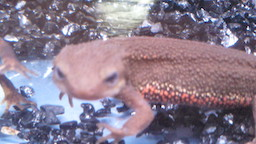
#> input picture assets/imori_1.jpg, 256 x 144 px
$ jupyter execute --allow-errors 'Non-Maximum Suppression.ipynb'   (older library calls are emulated)
#> lines starting #> are read from the running program, lines starting #| are printed output that depends on the picture
[cell 1]
import cv2
import numpy as np
from matplotlib import pyplot as plt

[cell 2]
np.random.seed(0)

[cell 3]
# read image
img = cv2.imread("../assets/imori_1.jpg")
#> img is the input picture: shape (144, 256, 3); mean B, G, R 142.5, 124.8, 139.2
H, W, C = img.shape
#> H = 144; W = 256; C = 3

# Grayscale
#> (the rest of this cell did not finish here and is left out)

[cell 4]
def iou(a, b):
    area_a = (a[2] - a[0]) * (a[3] - a[1])
    area_b = (b[2] - b[0]) * (b[3] - b[1])
    iou_x1 = np.maximum(a[0], b[0])
    iou_y1 = np.maximum(a[1], b[1])
    iou_x2 = np.minimum(a[2], b[2])
    iou_y2 = np.minimum(a[3], b[3])
    iou_w = max(iou_x2 - iou_x1, 0)
    iou_h = max(iou_y2 - iou_y1, 0)
    area_iou = iou_w * iou_h
    iou = area_iou / (area_a + area_b - area_iou)
    return iou

[cell 5]
def hog(gray):
    h, w = gray.shape
    # Magnitude and gradient
    gray = np.pad(gray, (1, 1), 'edge')

    gx = gray[1:h+1, 2:] - gray[1:h+1, :w]
    gy = gray[2:, 1:w+1] - gray[:h, 1:w+1]
    gx[gx == 0] = 0.000001

    mag = np.sqrt(gx ** 2 + gy ** 2)
    gra = np.arctan(gy / gx)
    gra[gra<0] = np.pi / 2 + gra[gra < 0] + np.pi / 2

    # Gradient histogram
    gra_n = np.zeros_like(gra, dtype=np.int)

    d = np.pi / 9
    for i in range(9):
        gra_n[np.where((gra >= d * i) & (gra <= d * (i+1)))] = i

    N = 8
    HH = h // N
    HW = w // N
    Hist = np.zeros((HH, HW, 9), dtype=np.float32)
    for y in range(HH):
        for x in range(HW):
            for j in range(N):
                for i in range(N):
                    Hist[y, x, gra_n[y*4+j, x*4+i]] += mag[y*4+j, x*4+i]

    ## Normalization
    C = 3
    eps = 1
    for y in range(HH):
        for x in range(HW):
            #for i in range(9):
            Hist[y, x] /= np.sqrt(np.sum(Hist[max(y-1,0):min(y+2, HH), max(x-1,0):min(x+2, HW)] ** 2) + eps)

    return Hist

[cell 6]
def resize(img, h, w):
    _h, _w  = img.shape
    ah = 1. * h / _h
    aw = 1. * w / _w
    y = np.arange(h).repeat(w).reshape(w, -1)
    x = np.tile(np.arange(w), (h, 1))
    y = (y / ah)
    x = (x / aw)

    ix = np.floor(x).astype(np.int32)
    iy = np.floor(y).astype(np.int32)
    ix = np.minimum(ix, _w-2)
    iy = np.minimum(iy, _h-2)

    dx = x - ix
    dy = y - iy

    out = (1-dx) * (1-dy) * img[iy, ix] + dx * (1 - dy) * img[iy, ix+1] + (1 - dx) * dy * img[iy+1, ix] + dx * dy * img[iy+1, ix+1]
    out[out>255] = 255

    return out

[cell 7]
class NN:
    def __init__(self, ind=2, w=64, w2=64, outd=1, lr=0.1):
        self.w1 = np.random.normal(0, 1, [ind, w])
        self.b1 = np.random.normal(0, 1, [w])
        self.w2 = np.random.normal(0, 1, [w, w2])
        self.b2 = np.random.normal(0, 1, [w2])
        self.wout = np.random.normal(0, 1, [w2, outd])
        self.bout = np.random.normal(0, 1, [outd])
        self.lr = lr

    def forward(self, x):
        self.z1 = x
        self.z2 = sigmoid(np.dot(self.z1, self.w1) + self.b1)
        self.z3 = sigmoid(np.dot(self.z2, self.w2) + self.b2)
        self.out = sigmoid(np.dot(self.z3, self.wout) + self.bout)
        return self.out

    def train(self, x, t):
        # backpropagation output layer
        #En = t * np.log(self.out) + (1-t) * np.log(1-self.out)
        En = (self.out - t) * self.out * (1 - self.out)
        grad_wout = np.dot(self.z3.T, En)
        grad_bout = np.dot(np.ones([En.shape[0]]), En)
        self.wout -= self.lr * grad_wout
        self.bout -= self.lr * grad_bout

        # backpropagation inter layer
        grad_u2 = np.dot(En, self.wout.T) * self.z3 * (1 - self.z3)
        grad_w2 = np.dot(self.z2.T, grad_u2)
        grad_b2 = np.dot(np.ones([grad_u2.shape[0]]), grad_u2)
        self.w2 -= self.lr * grad_w2
        self.b2 -= self.lr * grad_b2

        grad_u1 = np.dot(grad_u2, self.w2.T) * self.z2 * (1 - self.z2)
        grad_w1 = np.dot(self.z1.T, grad_u1)
        grad_b1 = np.dot(np.ones([grad_u1.shape[0]]), grad_u1)
        self.w1 -= self.lr * grad_w1
        self.b1 -= self.lr * grad_b1

[cell 8]
def sigmoid(x):
    return 1. / (1. + np.exp(-x))

[cell 9]
# crop and create database

Crop_num = 200
L = 60
H_size = 32
F_n = ((H_size // 8) ** 2) * 9

db = np.zeros((Crop_num, F_n+1))

#> (a cell that did not finish here is left out)

[cell 11]
## train neural network
nn = NN(ind=F_n, lr=0.01)
for i in range(10000):
    nn.forward(db[:, :F_n])
    nn.train(db[:, :F_n], db[:, -1][..., None])

[cell 12]
# read detect target image
img2 = cv2.imread("../assets/imori_many.jpg")
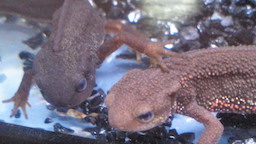
#> input picture assets/imori_many.jpg, 256 x 144 px
#> img2 is the input picture: shape (144, 256, 3); mean B, G, R 128, 112.5, 121.6
H2, W2, C2 = img2.shape
#> H2 = 144; W2 = 256; C2 = 3

# Grayscale
gray2 = cv2.cvtColor(img2, cv2.COLOR_BGR2GRAY)
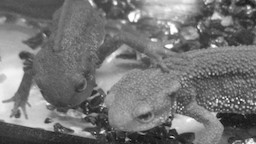
#> gray2: shape (144, 256); min 2, max 255, mean 117

# [h, w]
recs = np.array(((42, 42), (56, 56), (70, 70)), dtype=np.float32)

detects = np.ndarray((0, 5), dtype=np.float32)
